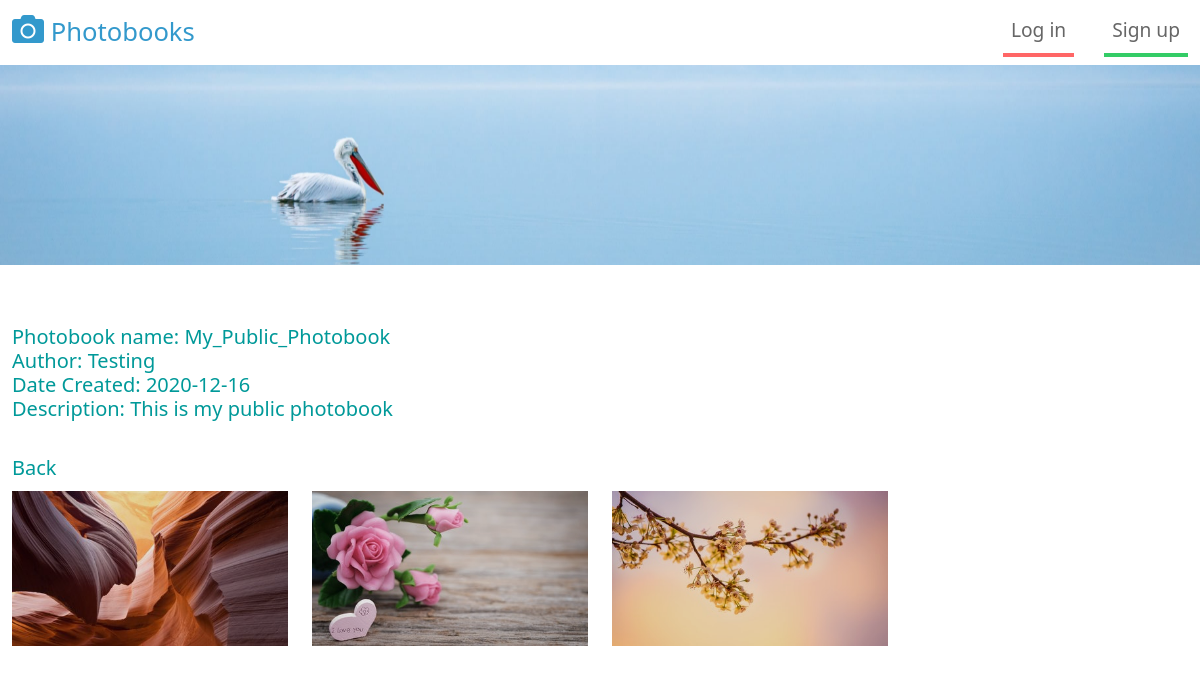
/view_book/2, run on the app's committed database.
### db.py (models this page shows, shortened)
class Photobook(db.Model):
    photobookId = db.Column(db.Integer, primary_key=True, autoincrement=True)
    photobookName = db.Column(db.String(20), nullable=False)
    description = db.Column(db.String(100), nullable=True)
    ownerId = db.Column(db.Integer, nullable=False)
    isPrivate = db.Column(db.Boolean, default=False)
    dateCreated = db.Column(db.Date, default=datetime.datetime.utcnow())
    isDeleted = db.Column(db.Boolean, default=False)

class User(db.Model):
    userId = db.Column(db.Integer, primary_key=True, autoincrement=True)
    username = db.Column(db.String(30), nullable=False)
    password = db.Column(db.String(30), nullable=False)

class Photo(db.Model):
    photoId = db.Column(db.Integer, primary_key=True, autoincrement=True)
    photoName = db.Column(db.String(1000), nullable=False)
    photobookId = db.Column(db.Integer, nullable=False)

### app.py (the view)
@app.route('/view_book/<int:id>')
def view_book(id):
    photos = Photo.query.filter_by(photobookId=id).limit(cards_per_page).all()
    photobook = Photobook.query.filter_by(photobookId=id).first()
    author = User.query.filter_by(userId=photobook.ownerId).first()
    is_following = False if 'id' not in session.keys() \
        else UserFollowsBooks.query.filter_by(userId=session['id']).filter_by(photobookId=id).first() is not None
    return render_template('view_book.html', photos=photos, photobook=photobook, author=author, is_following=is_following)

### templates/view_book.html (shortened to what this page needs)
{% extends 'template.html' %}
{% block body %}
<div class="container-fluid tm-container-content tm-mt-60">
        <div class="row mb-4">
            <h5 class="col-6 tm-text-primary">
                Photobook name: {{ photobook.photobookName }}<br>
                Author: {{ author.username }}<br>
                Date Created: {{ photobook.dateCreated }}<br>
                Description: {{ photobook.description }}<br>
            </h5>
        </div>
        <footer>
            <a href="{{ url_for('index') }}" style="font-size: 20px;" class="tm-text-primary mr-4 mb-2 d-inline-block">Back</a>
        </footer>
        <div class="row tm-mb-90 tm-gallery">
            {% for photo in photos %}
            <div class="col-xl-3 col-lg-4 col-md-6 col-sm-6 col-12 mb-5">
                <figure class="effect-ming tm-video-item">
                    <img src="{{url_for('static', filename='img/' + photo.photoName)}}" alt="Image" class="img-fluid">
                    <figcaption class="d-flex align-items-center justify-content-center">
                    </figcaption>
                </figure>
            </div>
            {% endfor %}
        </div>
</div>
{% endblock %}

### static/styles/css/templatemo-style.css (style rules this page uses)
a { text-decoration: none; transition: all 0.3s ease; }
.container-fluid { max-width: 1770px; }
.tm-mt-60 { margin-top: 60px; }
.tm-mb-90 { margin-bottom: 90px; }
.tm-text-primary { color: #009999; }
.tm-video-item { position: relative; overflow: hidden; text-align: center; cursor: pointer; }
.tm-video-item img { position: relative; display: block; min-height: 100%; max-width: 100%; opacity: 0.8; }
.tm-video-item figcaption { padding: 2em; color: #fff; text-transform: uppercase; font-size: 1.25em; -webkit-backface-visibility: hidden; backface-visibility: hidden; }
.tm-video-item figcaption::before, .tm-video-item figcaption::after { pointer-events: none; }
.tm-video-item figcaption, .tm-video-item figcaption > a { position: absolute; top: 0; left: 0; width: 100%; height: 100%; }
figure.effect-ming { background: #030c17; }
figure.effect-ming img { opacity: 0.9; -webkit-transition: opacity 0.35s; transition: opacity 0.35s; }
figure.effect-ming figcaption::before { position: absolute; top: 30px; right: 30px; bottom: 30px; left: 30px; border: 2px solid #fff; box-shadow: 0 0 0 30px rgba(255,255,255,0.2); content: ''; opacity: 0; -webkit-transition: opacity 0.35s, -webkit-transform 0.35s; transition: opacity 0.35s, transform 0.35s; -webkit-transform: scale3d(1.4,1.4,1); transform: scale3d(1.4,1.4,1); }

### data on the page
Photobook: photobookName "My_Public_Photobook", dateCreated "2020-12-16", description "This is my public photobook"
User: username "Testing"
Photo: photoName (picture)
Photo: photoName (picture)
Photo: photoName (picture)
